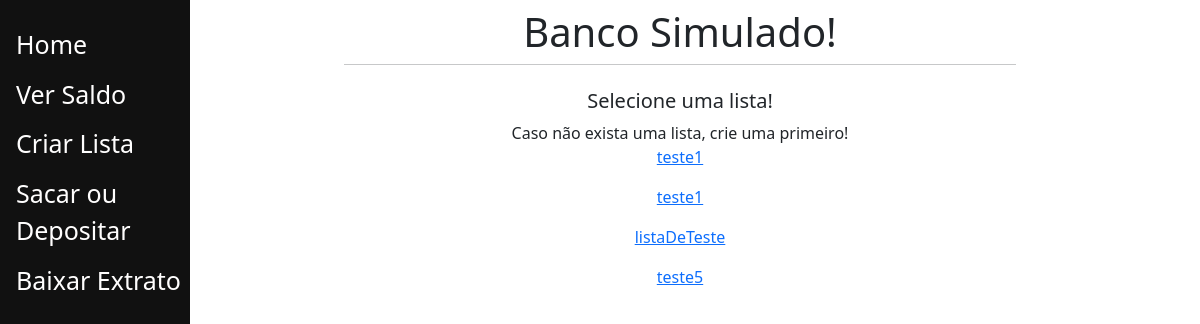
The app's page /view/ (signed in) with its own data.
### main/models.py (models this page shows, shortened)
class MovesList(models.Model):
    user = models.ForeignKey(User, on_delete=models.CASCADE, related_name="moveslist", null=True)
    name = models.CharField(max_length=200)
    totalLista = models.FloatField()

### main/views.py (the view)
# urls.py: path("view/", views.view, name="view"),
def view(response):
    return render(response, "main/view.html", {})

### main/templates/main/view.html (shortened to what this page needs)
{% extends "main/base.html" %}
{% block content %}
<h5>Selecione uma lista!</h5>
Caso não exista uma lista, crie uma primeiro!
    {% for td in user.moveslist.all %}
        <p><a href="/{{td.id}}">{{td.name}}</a></p>
    {% endfor %}
{% endblock %}

### records on screen
MovesList: name "teste1"
MovesList: name "teste1"
MovesList: name "listaDeTeste"
MovesList: name "teste5"
